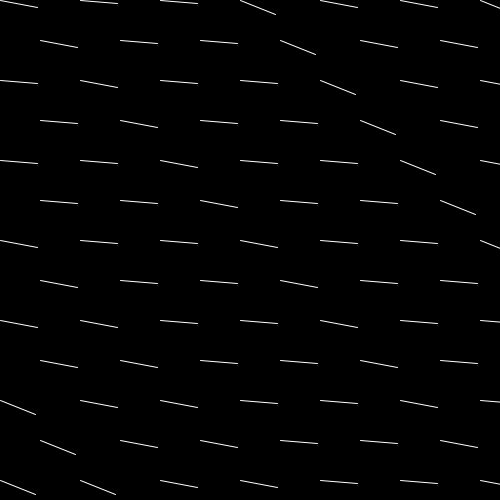
Frame 1 (no input)
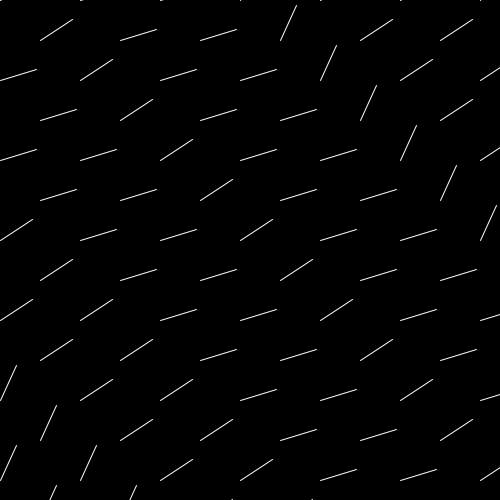
Frame 60 (the mouse pressed at the canvas centre just before this capture)
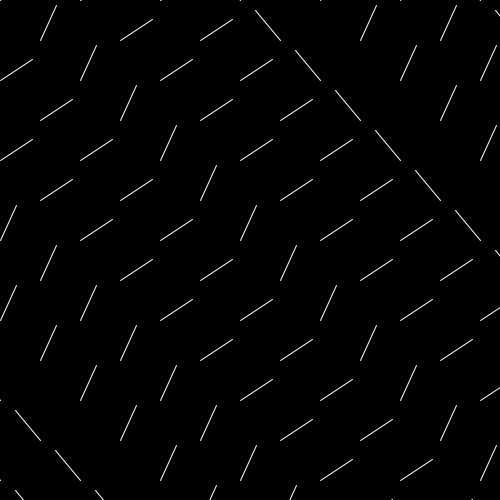
Frame 120 (the mouse held since frame 60 and released just before this capture)

The Processing sketch that drew these frames (run headless with seeded random() and noise(); from frame 60 on, the mouse is pressed at the canvas centre):

// Processing sketch: processing_166962
// ── processing_166962.pde

void setup(){
  size(500,500);
  stroke(255);
  strokeWeight(1);
}
void draw(){
  fill(80);
    background(0);
 
  float s=map(second(),0,60,0,TWO_PI)-HALF_PI;
  float m=map(minute(),0,60,0,TWO_PI)-HALF_PI;
  float h=map(hour()%12,0,12,0,TWO_PI)-HALF_PI;
    stroke(255);
    s = frameCount * 0.2;
    for(int i=0;i<500;i+=40){
  line(i,i,cos(s)*38+i,sin(s)*38+i);
  line(i+160,i-160,cos(s)*38+i+160,sin(s)*38+i-160);
  line(i+80,i-80,cos(s/2)*38+i+80,sin(s/2)*38+i-80);
  line(i+240,i-240,cos(s*2)*38+i+240,sin(s*2)*38+i-240);
  line(i+200,i-200,cos(s)*38+i+200,sin(s)*38+i-200);
  line(i+40,i-40,cos(s/2)*38+i+40,sin(s/2)*38+i-40);
  line(i+120,i-120,cos(s*2)*38+i+120,sin(s*2)*38+i-120);
  line(i-160,i+160,cos(s)*38+i-160,sin(s)*38+i+160);
  line(i-80,i+80,cos(s/2)*38+i-80,sin(s/2)*38+i+80);
  line(i-240,i+240,cos(s*2)*38+i-240,sin(s*2)*38+i+240);
  line(i-120,i+120,cos(s)*38+i-120,sin(s)*38+i+120);
  line(i-40,i+40,cos(s/2)*38+i-40,sin(s/2)*38+i+40);
  line(i-200,i+200,cos(s*2)*38+i-200,sin(s*2)*38+i+200);
 
    //line(250,250,cos(m)*30+250,sin(m)*30+250);
  //line(250,250,cos(h)*25+250,sin(h)*25+250);
    }
}
